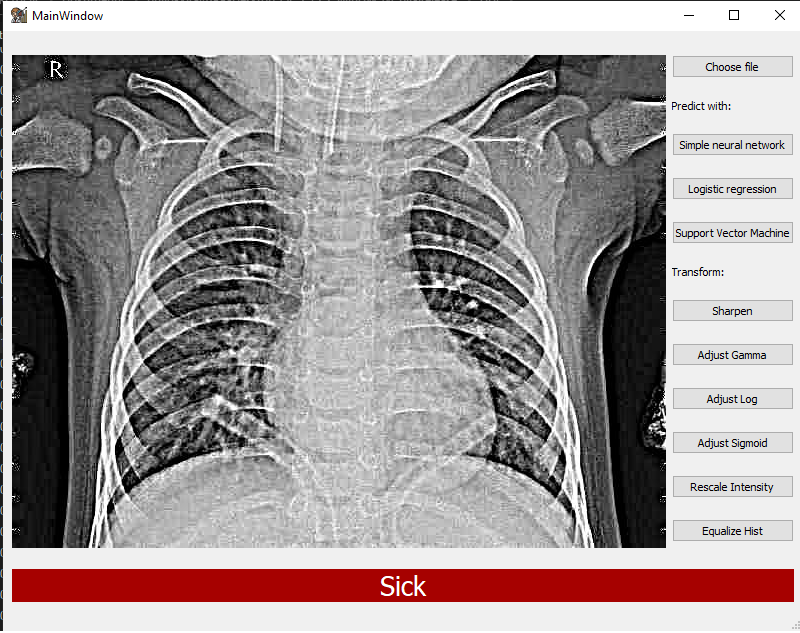
#> input picture ExampleApplicationView.png, 800 x 633 px
$ python AdjustLog.py ExampleApplicationView.png
#> lines starting #> are read from the running program, lines starting #| are printed output that depends on the picture
from skimage.exposure import adjust_log
import sys
from skimage import io

imgPath = sys.argv[1]
img = io.imread(sys.argv[1])
#> img is the input picture: shape (633, 800, 3); mean R, G, B 160.1, 151.8, 151.8
newImg = adjust_log(img, 1)
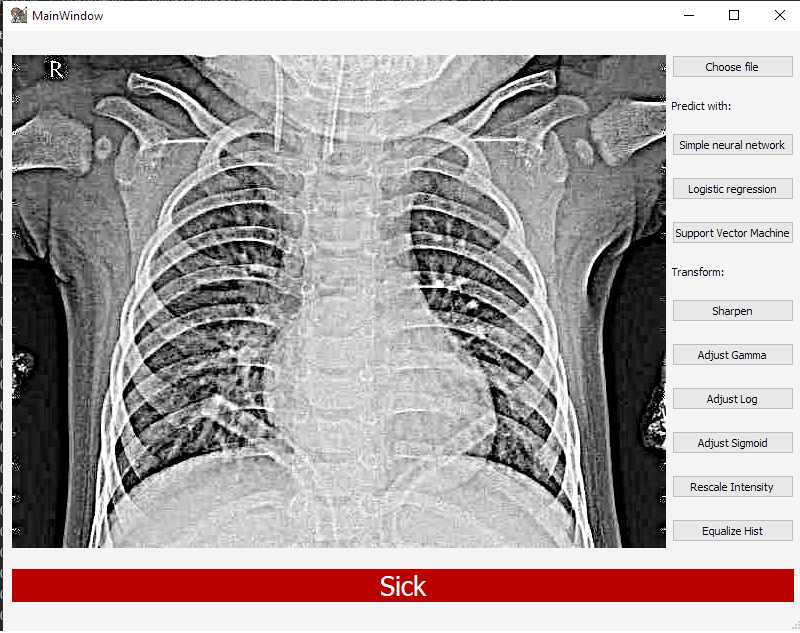
#> newImg: shape (633, 800, 3); mean R, G, B 171.9, 162.7, 162.7

io.imsave('./PythonImage.jpg', newImg)
